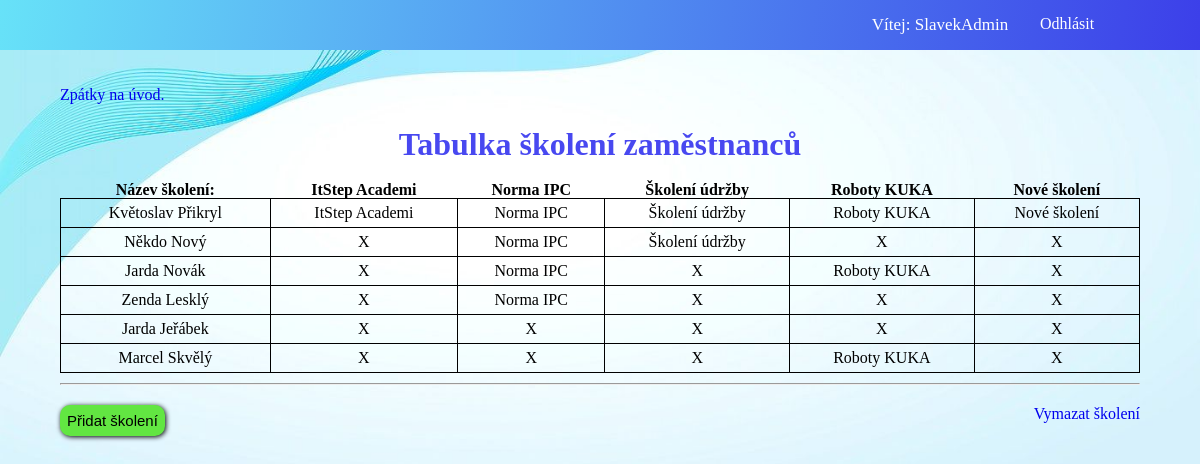
The app's page /skoleni (signed in) with its own data.
### Information/models.py (models this page shows, shortened)
class Trained(models.Model):
    name = models.CharField(max_length=50)
    done = models.BooleanField(null=True)
    def __str__(self):
        return f"{self.name}"

class Employee(models.Model):
    name = models.CharField(max_length=30)
    surname = models.CharField(max_length=30)
    card = models.IntegerField()
    merit = models.CharField(max_length=2000, null=True)
    info = models.CharField(max_length=10000, null=True)
    trained = models.ManyToManyField(Trained)

### Information/views.py (the view, shortened to what this page needs)
# urls.py: path("skoleni", views.tableTrained, name= "trained"),
@login_required(login_url="singIn")
def tableTrained(request):
    traineds = Trained.objects.all()
    employees = Employee.objects.all()
    newTrained = TrainedForm
    TrainedAllName = []
    employees_traineds = {}
    for trAll in traineds:
        TrainedAllName.append(trAll.name)
    for employee in employees:
        nameTraineds = Trained.objects.filter(employee__card = employee.card)
        employeeTraineds = []
        number = 0
        for name in nameTraineds:
            name = str(name.name)
            while number < len(TrainedAllName):
                if name == TrainedAllName[number]:
                    employeeTraineds.append(name)
                    number += 1
                    break
                else:
                    employeeTraineds.append("X")
                    number += 1
        while len(employeeTraineds) < len(TrainedAllName):
            employeeTraineds.append("X")
        employees_traineds[employee.card] = employeeTraineds
    return render(request, "Information/trained.html", {
        "newTrained" : newTrained,
        "traineds" : traineds,
        "employees" : employees,
        "employeeTraineds" : employeeTraineds,
        "employees_traineds" : employees_traineds
    })

### Information/templates/Information/trained.html (shortened to what this page needs)
{% extends "base.html" %}
{% load static %}
{% block content %}
    <a href = "/uvod">Zpátky na úvod.</a>
    <h1> Tabulka školení zaměstnanců</h1>
    <div>
        <table class="table_employees_traineds">
            <tr>
                <th>Název školení:</th>
                <br>
                {% for trained in traineds%}
                    <th>{{trained }}</th>
                {% endfor %}
            </tr>
            <tr>
                <tr>
                    {% for key, value in employees_traineds.items %}
                    <tr>
                        <td class="table_employees_traineds_td">
                            {% for employee in employees%}
                                {% if key == employee.card%}
                                    <div>{{employee.name}} {{employee.surname}}</div>
                                {% endif %}
                            {% endfor %}
                        </td>
                        {% for val in value%}
                            <td class="table_employees_traineds_td">
                                {{val}}
                            </td>
                        {% endfor%}
                    </tr>
                    {% endfor %}
                </tr>
            </tr>
        </table>
    </div>
    <hr>
    <div class="add_remove_trained">
        <button class="add_trained_button" id="add_trained_button">Přidat školení</button>
        <a href="/vymazat_skoleni" class="remove_trained">Vymazat školení</a>
    </div>
{% endblock %}

### templates/base.html (shortened to what this page needs)
{% load static %}
<!DOCTYPE html>
<html lang="en">
<head>
    <link rel="stylesheet" href="{% static "Styles/style.css" %}">
</head>
<body>
    <header>
        <div class="user_list">
            <p>Vítej: {{request.user}}</p>
            <a href= "{% url "logOut"%}" class="logOff">Odhlásit</a>
        </div>
    </header>
    <main class="contents">
        {% block content %}
        {% endblock %}
    </main>
    <footer>
    </footer>
</body>
</html>

### static/Styles/style.css (style rules this page uses)
* { padding: 0; margin: 0; -webkit-box-sizing: border-box; box-sizing: border-box; }
body { width: 100%; min-height: 100vh; background: url(../IMG/Background.jpg); background-repeat: no-repeat; background-size: 100%; background-size: cover; }
a { text-decoration: none; }
h1 { padding-top: 2%; text-align: center; color: #4848f0; }
p { font-size: 17px; }
button { border-radius: 10px; border: none; background-color: #62e642; font-size: 15px; padding: 7px; -webkit-box-shadow: 1px 1px 5px black; box-shadow: 1px 1px 5px black; }
header { width: 100%; height: 50px; float: left; margin-bottom: 3%; background: linear-gradient(100deg, #67e2f8, #3c3fe9); }
header .user_list { padding-right: 5%; float: right; display: -webkit-box; display: -ms-flexbox; display: flex; }
header .user_list p { width: 200px; text-align: center; margin-top: 5%; color: white; }
header .user_list .logOff { color: white; text-decoration: none; width: 100px; margin-top: 5%; }
.contents { margin: 0 5%; }
hr { margin: 10px 0; }
td { text-align: center; padding: 5px 10px; }
footer { width: 100%; height: 100px; }
.table_employees_traineds { width: 100%; border-collapse: collapse; }
.table_employees_traineds .table_employees_traineds_td { border: 1px solid black; }
.add_remove_trained { width: 100%; margin-top: 20px; }
.add_remove_trained .remove_trained { float: right; text-align: right; }

### records on screen
Trained: name "ItStep Academi", value "ItStep Academi"
Trained: name "Norma IPC", value "Norma IPC" "Norma IPC" "Norma IPC" "Norma IPC"
Trained: name "Školení údržby", value "Školení údržby" "Školení údržby"
Trained: name "Roboty KUKA", value "Roboty KUKA" "Roboty KUKA" "Roboty KUKA"
Trained: name "Nové školení", value "Nové školení"
Employee: name "Květoslav", surname "Přikryl"
Employee: name "Někdo", surname "Nový"
Employee: name "Jarda", surname "Novák"
Employee: name "Zenda", surname "Lesklý"
Employee: name "Jarda", surname "Jeřábek"
Employee: name "Marcel", surname "Skvělý"

### other values on screen
{{ request.user }} "SlavekAdmin"
{{ val }} "X" "X" "X" "X" "X" "X" "X" "X" "X" "X" "X" "X" "X" "X" "X" "X" "X" "X" "X"
